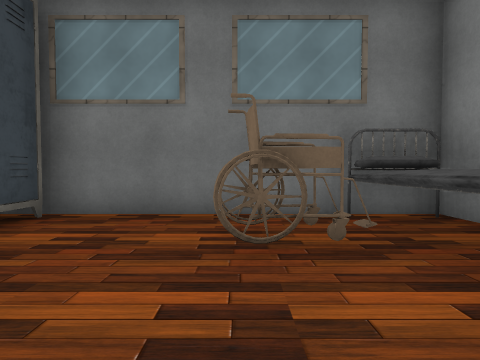
[1] (above)

24 first-person views from a walk through a scene from a Unity 3-D project. The camera is 1.4 m above the floor, tilts 2° down and sees 80° across. Doors are open. The floor is counted in squares, 2 m on a side. Each view is taken from the middle of a square. On the plan, view 1 faces up. The plan holds only what a view shows up to about 10 squares ahead; the rest is blank. The place goes on beyond the plan. The player character is not drawn. Some surface patterns are stand-ins.

[2]
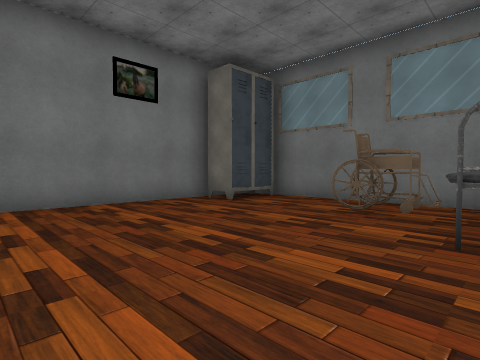

[3]
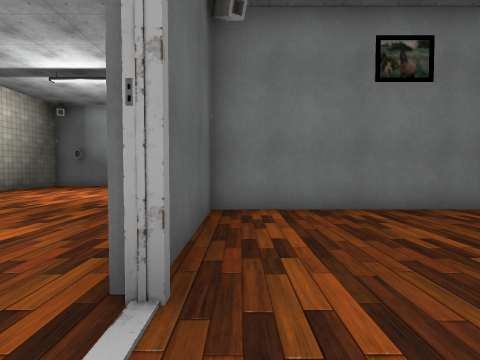

[4]
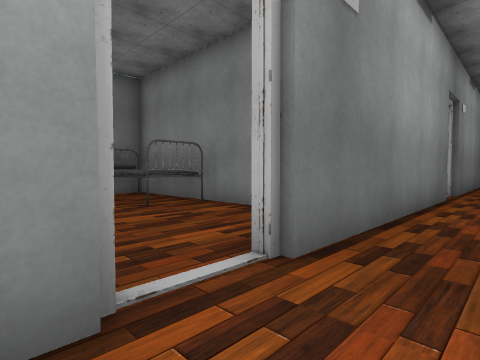

[5]
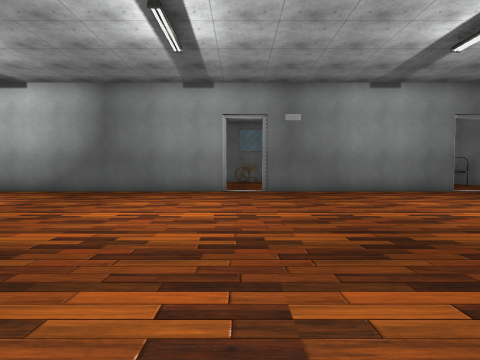

[6]
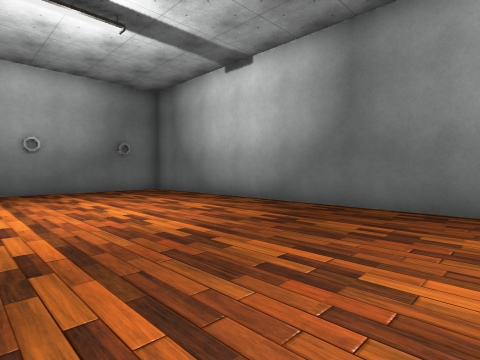

[7]
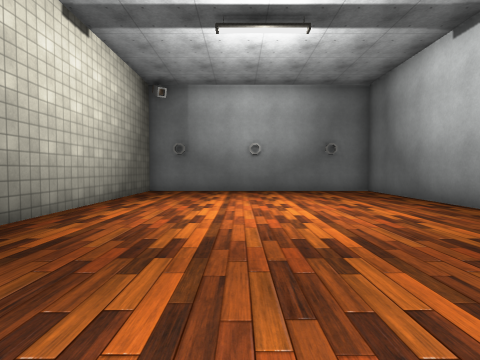

[8]
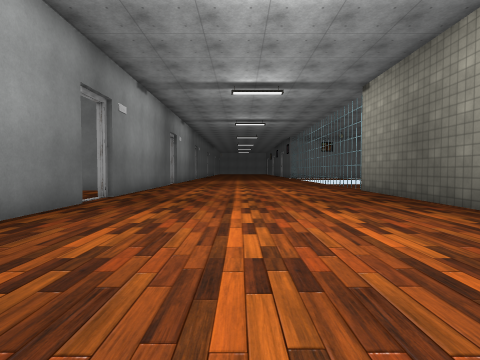

[9]
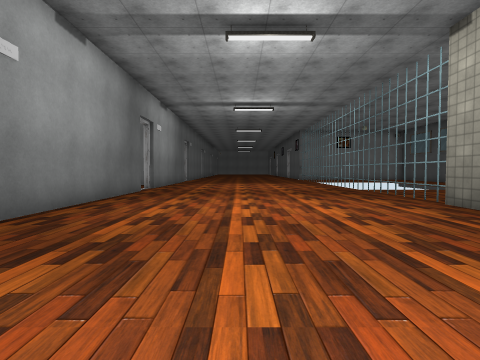

[10]
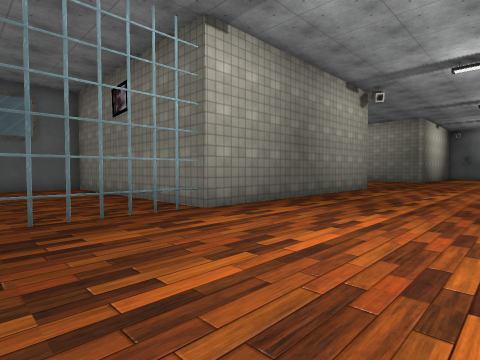

[11]
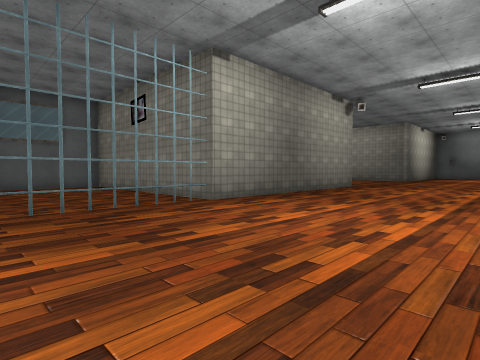

[12]
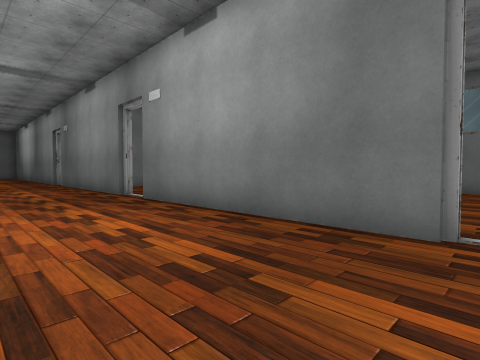

[13]
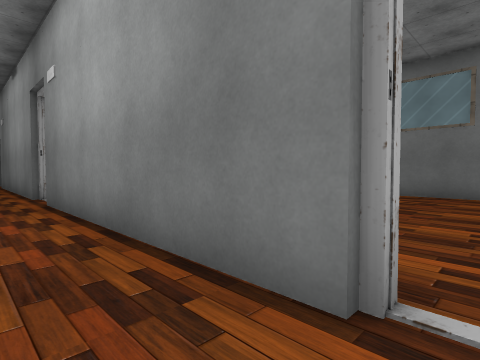

[14]
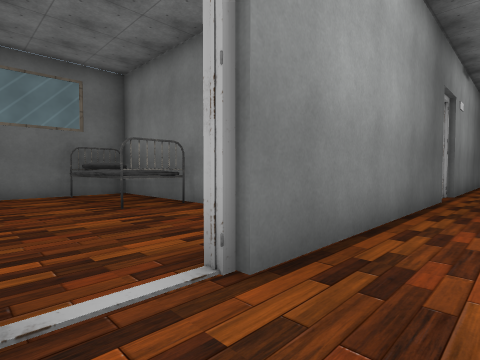

[15]
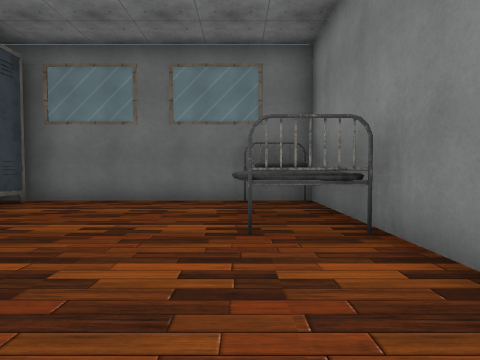

[16]
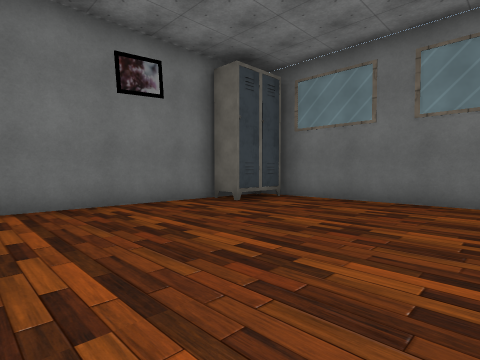

[17]
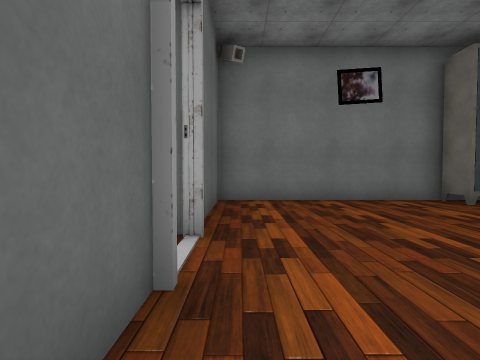

[18]
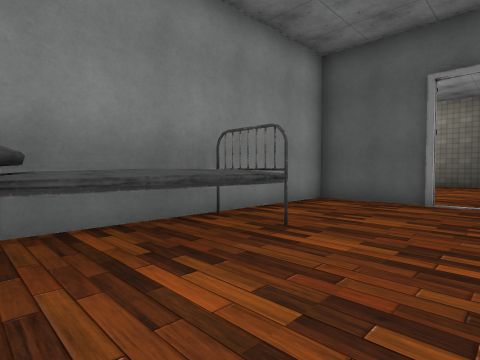

[19]
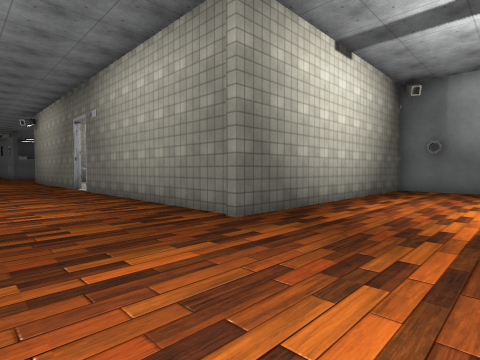

[20]
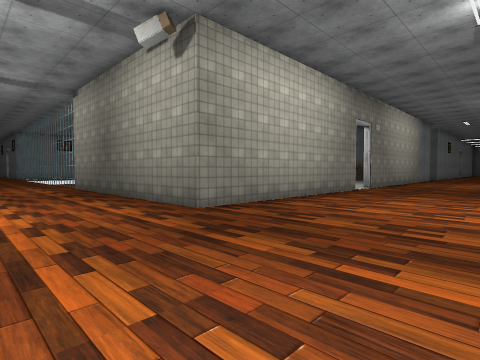

[21]
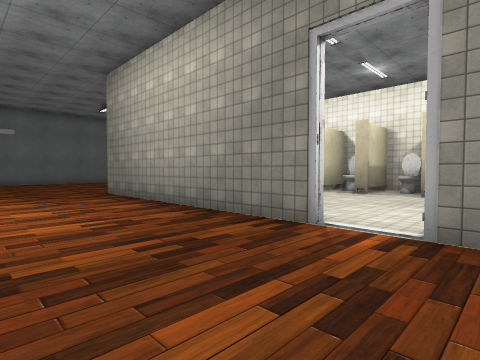

[22]
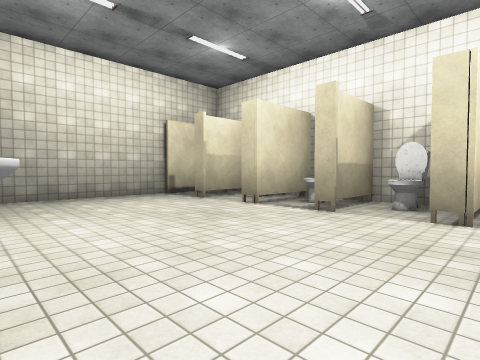

[23]
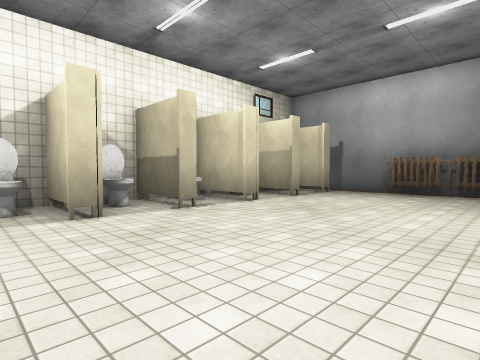

[24]
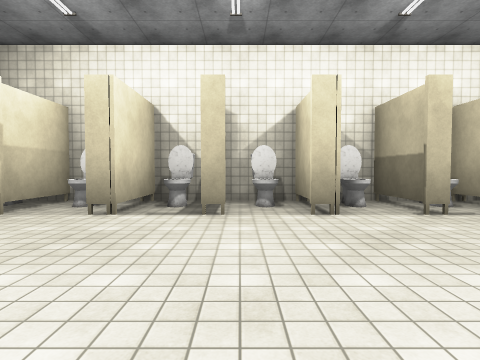

### Floor plan
Key: @ floor where view 1 was taken; # wall or solid block; . floor; D open door; = window, fence, low wall or low ledge; P pillow; T toilet; S sink; H heater; O other object.
Columns run from 12 left of view 1 to 15 right of it. Each row starts with its distance up from view 1.
  5          ##################
  4          O....P#O....PP# ..
  3         #O..OOOOO....OO  ..
  2         #.....OO.....OO. ..
  1         #.....O#......O#  ..
  0         #...@..#.......#  ..
 -1         #......#.......#  ..
 -2 #########...D..#...#D..#  .D
 -3 #.......####D######DD######D
 -4 #...........................
 -5 #...........................
 -6 #...........................
 -7 #...........................
 -8 #...........................
 -9 #...........................
-10 ### # ###......########.....
-11         #......# ...DDO#===
-12          ......# ....###...
-13         #.. ...# ...DDT#...
-14          .. ...#....D###...
-15         #.. ...#S...DDT#...
-16          .. ...#....DDT#..
-17         D.. ...D....DDT#...
-18         D.. ...D....DDT####
-19          .. ...#....D###
-20                 ....DDO#
-21                 ....D###
-22                  ...DDO
-23                  ....#
-24                  ....#
-25                 HHHH##

Where each view was taken, in squares from view 1:
view 1: 0 up, 0 right, facing up
view 2: 2 down, 2 right, facing up-left
view 3: 2 down, 1 right, facing left
view 4: 4 down, 1 left, facing up-right
view 5: 12 down, 0 right, facing up
view 6: 8 down, 2 left, facing up-left
view 7: 7 down, 2 left, facing left
view 8: 6 down, 1 right, facing right
view 9: 6 down, 5 right, facing right
view 10: 6 down, 14 right, facing down-left
view 11: 5 down, 15 right, facing down-left
view 12: 6 down, 15 right, facing up-left
view 13: 4 down, 15 right, facing up-left
view 14: 4 down, 7 right, facing up-right
view 15: 2 down, 9 right, facing up
view 16: 2 down, 9 right, facing up-left
view 17: 2 down, 10 right, facing left
view 18: 4 up, 7 right, facing down-right
view 19: 7 down, 1 left, facing down-left
view 20: 7 down, 1 left, facing down-right
view 21: 19 down, 0 right, facing up-right
view 22: 18 down, 4 right, facing up-right
view 23: 16 down, 4 right, facing down-right
view 24: 16 down, 4 right, facing right
